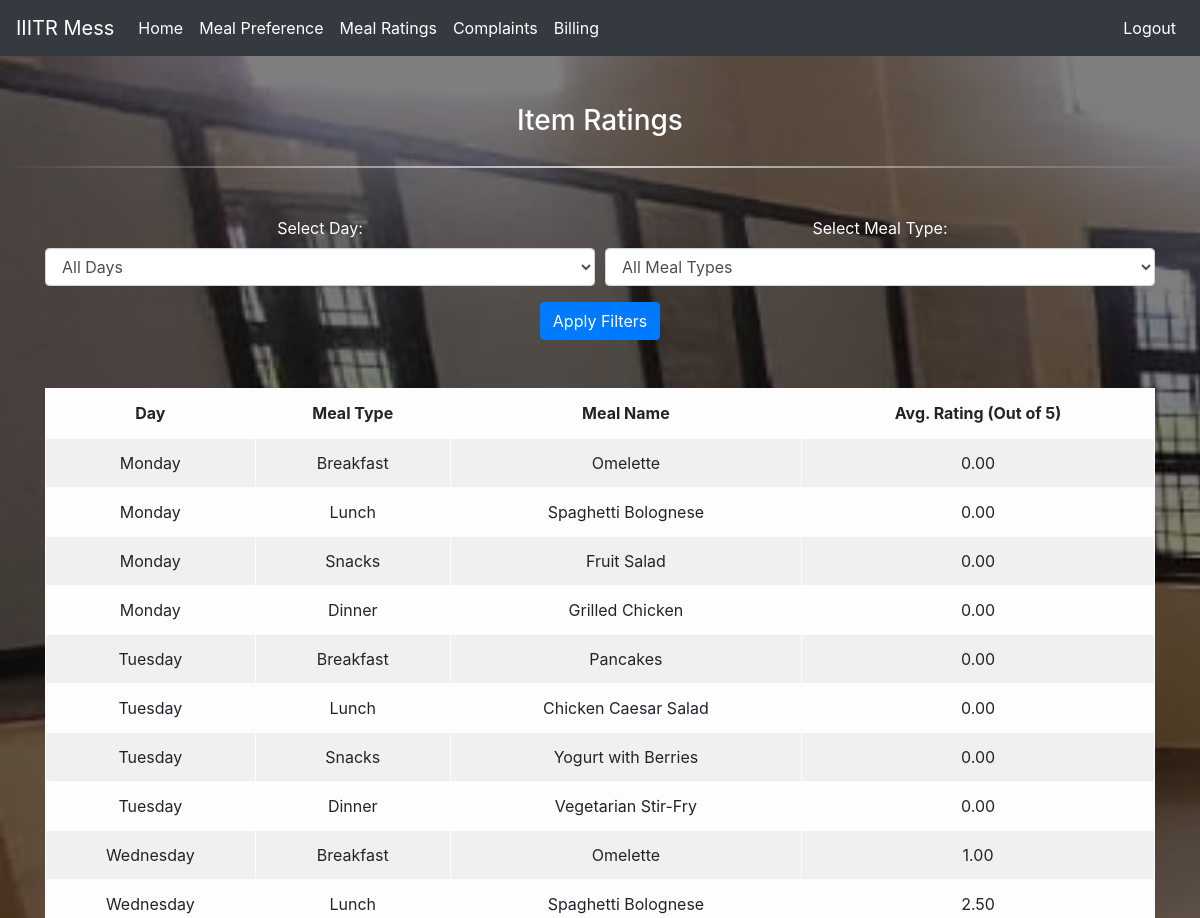
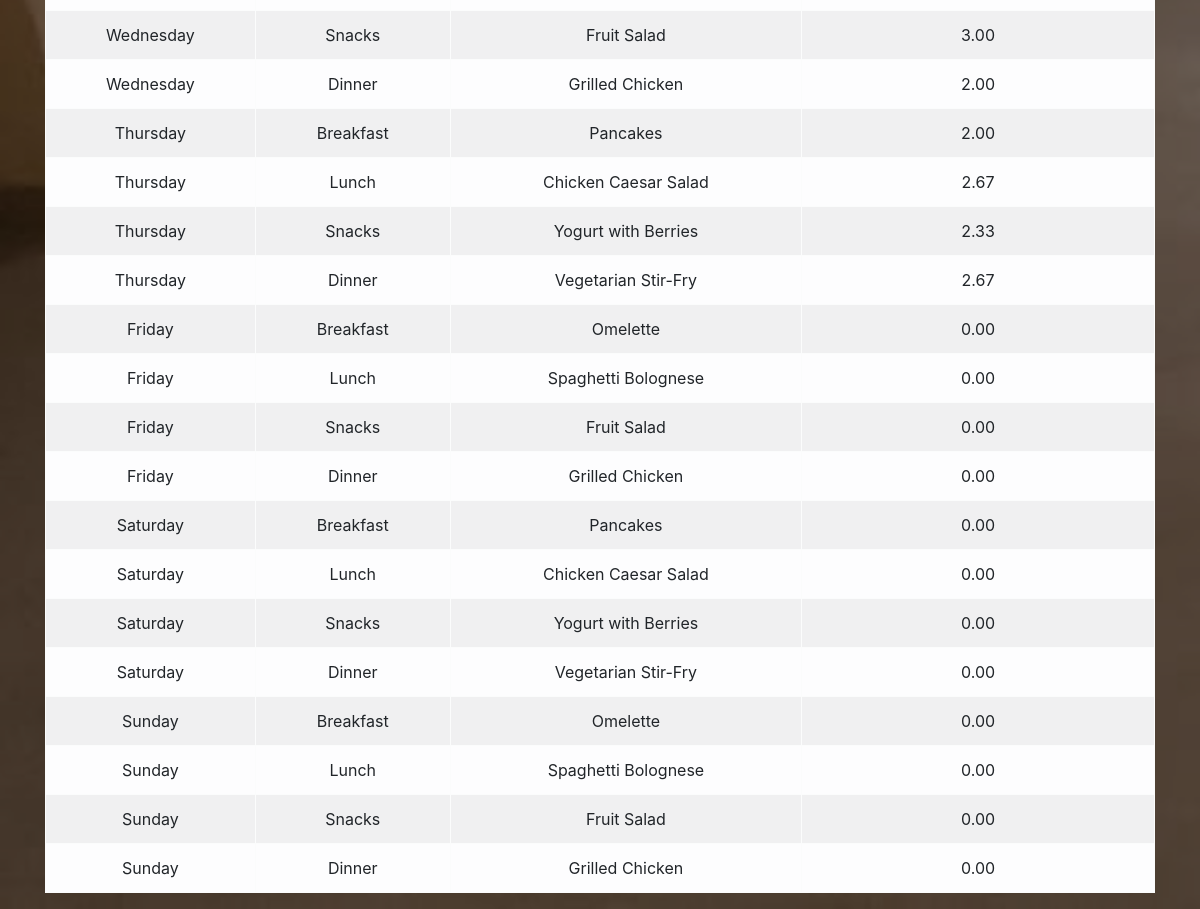
Page /view_ratings.php (signed in) on the committed database (2 pictures, top to bottom).
### tables this page shows
CREATE TABLE `menu` (
  `meal_id` int(11) NOT NULL,
  `day` varchar(10) DEFAULT NULL,
  `meal_type` varchar(255) DEFAULT NULL,
  `meal_name` varchar(255) DEFAULT NULL,
  `avg_rating` decimal(3,2) DEFAULT 0.00
);

### view_ratings.php (the view, shortened to what this page needs)
<?php
include("config.php");
$selected_day = isset($_GET['day']) ? $_GET['day'] : null;
$selected_meal_type = isset($_GET['meal_type']) ? $_GET['meal_type'] : null;
$menu_query = "SELECT day, meal_type, meal_name, avg_rating FROM menu WHERE 1";
$menu_result = mysqli_query($conn, $menu_query);
?>
<!doctype html>
<html lang="en">
<head>
    <link rel="stylesheet" href="https://stackpath.bootstrapcdn.com/bootstrap/4.3.1/css/bootstrap.min.css">
</head>
<body>
<?php  if ($_SESSION['role'] == 'caterer')
{
  include("caterer_nav.php");
}
elseif ($_SESSION['role'] == 'student')
{
  include("student_nav.php");
}
elseif ($_SESSION['role'] == 'warden')
{
  include("warden_nav.php");
}
elseif ($_SESSION['role'] == 'secretary')
{
  include("sec_nav.php");
}
?>
    <div class="container mt-5">
        <div class="row justify-content-center">
            <div class="col-md-8">
                <h3 class="text-center">Item Ratings</h3>
            </div>
        </div>
    </div>
    <hr>
    <div class="container mt-5">
        <div class="row">
            <div class="col-md-12 mx-auto text-center">
                <form method="get" action="">
                    <div class="form-row">
                        <div class="form-group col-md-6">
                            <label for="daySelect">Select Day:</label>
                            <select class="form-control" id="daySelect" name="day">
                                <option value="" <?php echo !$selected_day ? 'selected' : ''; ?>>All Days</option>
                            </select>
                        </div>
                        <div class="form-group col-md-6">
                            <label for="mealTypeSelect">Select Meal Type:</label>
                            <select class="form-control" id="mealTypeSelect" name="meal_type">
                                <option value="" <?php echo !$selected_meal_type ? 'selected' : ''; ?>>All Meal Types</option>
                            </select>
                        </div>
                    </div>
                    <button type="submit" class="btn btn-primary">Apply Filters</button>
                </form>
<br><br>
                <table class="table table-bordered table-striped table-light">
                    <thead>
                        <tr>
                            <th>Day</th>
                            <th>Meal Type</th>
                            <th>Meal Name</th>
                            <th>Avg. Rating (Out of 5)</th>
                        </tr>
                    </thead>
                    <tbody>
                        <?php
                        while ($row = mysqli_fetch_assoc($menu_result)) {
                            echo "<tr>";
                            echo "<td>" . $row['day'] . "</td>";
                            echo "<td>" . $row['meal_type'] . "</td>";
                            echo "<td>" . $row['meal_name'] . "</td>";
                            echo "<td>" . $row['avg_rating'] . "</td>";
                            echo "</tr>";
                        }
                        ?>
                    </tbody>
                </table>
            </div>
        </div>
    </div>
</body>
</html>

### view_ratings.php (style rules this page uses)
body { background-image: url('mess.jpeg'); background-size: cover; background-repeat: no-repeat; background-attachment: fixed; color: white; }
body::before { content: ""; position: fixed; top: 0; left: 0; width: 100%; height: 100%; background: rgba(0, 0, 0, 0.5); z-index: -1; }
.container { margin-top: 50px; }
hr { border: 0; height: 2px; background: linear-gradient(to right, rgba(255,255,255,0), rgba(255,255,255,0.75), rgba(255,255,255,0)); margin: 20px 0; }

### rows in the picture
menu: day "Monday", meal_type "Breakfast", meal_name "Omelette", avg_rating "0.00"
menu: day "Monday", meal_type "Lunch", meal_name "Spaghetti Bolognese", avg_rating "0.00"
menu: day "Monday", meal_type "Snacks", meal_name "Fruit Salad", avg_rating "0.00"
menu: day "Monday", meal_type "Dinner", meal_name "Grilled Chicken", avg_rating "0.00"
menu: day "Tuesday", meal_type "Breakfast", meal_name "Pancakes", avg_rating "0.00"
menu: day "Tuesday", meal_type "Lunch", meal_name "Chicken Caesar Salad", avg_rating "0.00"
menu: day "Tuesday", meal_type "Snacks", meal_name "Yogurt with Berries", avg_rating "0.00"
menu: day "Tuesday", meal_type "Dinner", meal_name "Vegetarian Stir-Fry", avg_rating "0.00"
menu: day "Wednesday", meal_type "Breakfast", meal_name "Omelette", avg_rating "1.00"
menu: day "Wednesday", meal_type "Lunch", meal_name "Spaghetti Bolognese", avg_rating "2.50"
menu: day "Wednesday", meal_type "Snacks", meal_name "Fruit Salad", avg_rating "3.00"
menu: day "Wednesday", meal_type "Dinner", meal_name "Grilled Chicken", avg_rating "2.00"
menu: day "Thursday", meal_type "Breakfast", meal_name "Pancakes", avg_rating "2.00"
menu: day "Thursday", meal_type "Lunch", meal_name "Chicken Caesar Salad", avg_rating "2.67"
menu: day "Thursday", meal_type "Snacks", meal_name "Yogurt with Berries", avg_rating "2.33"
menu: day "Thursday", meal_type "Dinner", meal_name "Vegetarian Stir-Fry", avg_rating "2.67"
menu: day "Friday", meal_type "Breakfast", meal_name "Omelette", avg_rating "0.00"
menu: day "Friday", meal_type "Lunch", meal_name "Spaghetti Bolognese", avg_rating "0.00"
menu: day "Friday", meal_type "Snacks", meal_name "Fruit Salad", avg_rating "0.00"
menu: day "Friday", meal_type "Dinner", meal_name "Grilled Chicken", avg_rating "0.00"
menu: day "Saturday", meal_type "Breakfast", meal_name "Pancakes", avg_rating "0.00"
menu: day "Saturday", meal_type "Lunch", meal_name "Chicken Caesar Salad", avg_rating "0.00"
menu: day "Saturday", meal_type "Snacks", meal_name "Yogurt with Berries", avg_rating "0.00"
menu: day "Saturday", meal_type "Dinner", meal_name "Vegetarian Stir-Fry", avg_rating "0.00"
menu: day "Sunday", meal_type "Breakfast", meal_name "Omelette", avg_rating "0.00"
menu: day "Sunday", meal_type "Lunch", meal_name "Spaghetti Bolognese", avg_rating "0.00"
menu: day "Sunday", meal_type "Snacks", meal_name "Fruit Salad", avg_rating "0.00"
menu: day "Sunday", meal_type "Dinner", meal_name "Grilled Chicken", avg_rating "0.00"
